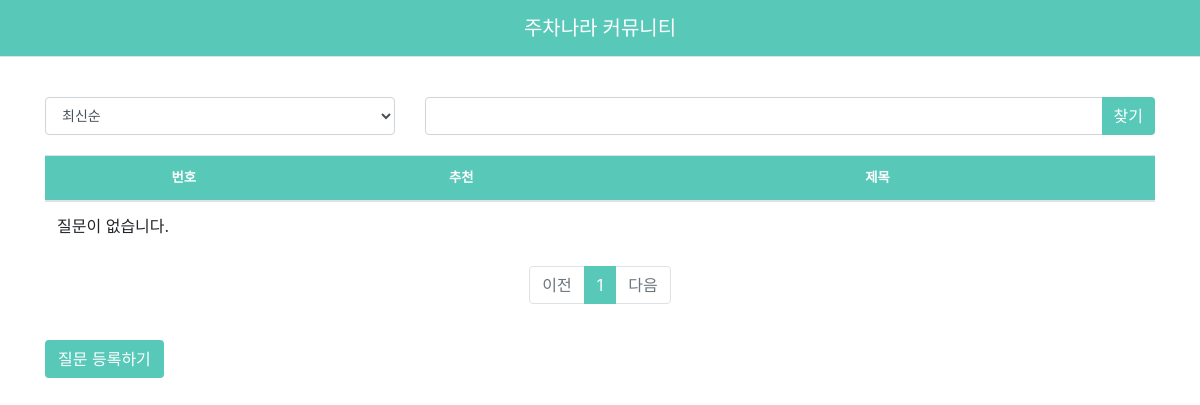
The app's page /community/, older data.
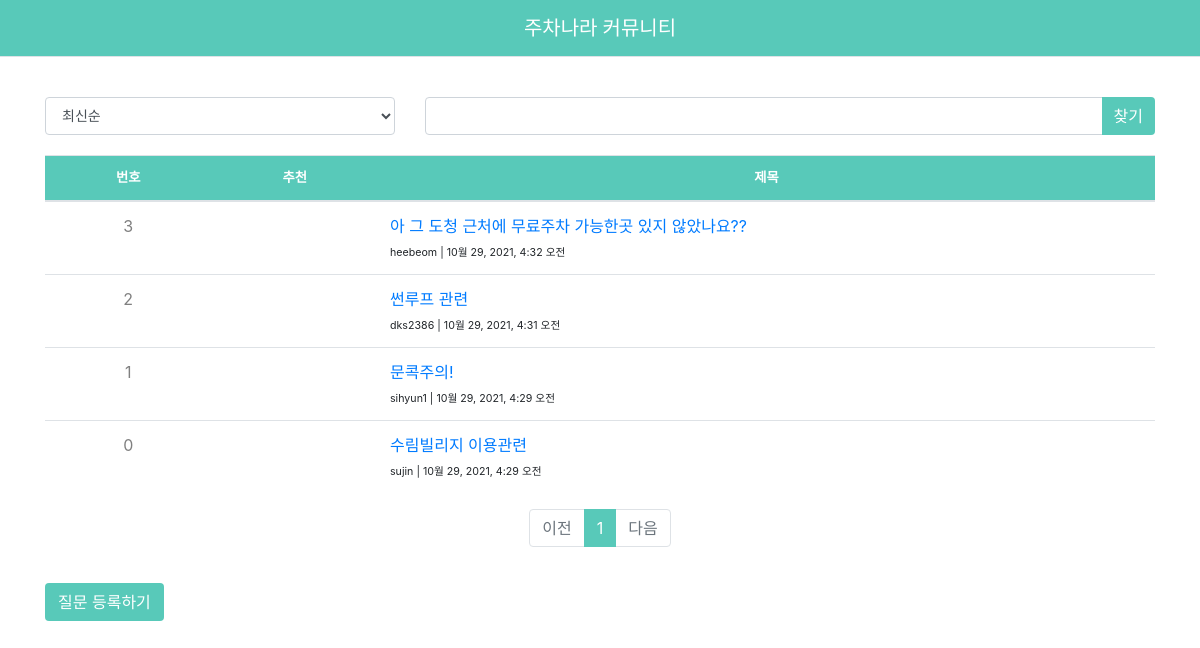
The same page, newer data.
### community/models.py (models this page shows, shortened)
class Question(models.Model):
    subject = models.CharField(max_length=200)
    content = models.TextField()
    create_date = models.DateTimeField()
    author = models.ForeignKey(User, on_delete=models.CASCADE, related_name='author_question')
    modify_date = models.DateTimeField(null=True, blank=True)
    voter = models.ManyToManyField(User, related_name='voter_question')

### community/views/base_views.py (the view, shortened to what this page needs)
# urls.py: path('', views.index_chat, name='index'),
def index(request):
    print("hello!")
    page = request.GET.get('page', '1')
    kw = request.GET.get('kw', '')
    so = request.GET.get('so', 'recent')  # 정렬기준
    if so == 'recommend':
        question_list = Question.objects.annotate(num_voter=Count('voter')).order_by('-num_voter', '-create_date')
    elif so == 'popular':
        question_list = Question.objects.annotate(num_answer=Count('answer')).order_by('-num_answer', '-create_date')
    else:  # recent
        question_list = Question.objects.order_by('-create_date')
    paginator = Paginator(question_list, 10)
    page_obj = paginator.get_page(page)
    context = {'question_list': page_obj, 'page': page, 'kw': kw}
    return render(request, 'community/question_list.html', context)

### community/templatetags/community_filter.py (called while the page is built)
@register.filter
def sub(value, arg):
    return value - arg

### templates/community/question_list.html (shortened to what this page needs)
{% extends 'comm_base.html' %}
{% load community_filter %}
{% block content %}
<br>
<div class="container my-3">
     <div class="row justify-content-between my-3">
        <div class="col-4">
            <select class="form-control" style="font-family: 넥슨 고딕; font-size:14px; height:100%">
                <option value="recent" {% if so == 'recent' %}selected{% endif %}>최신순</option>
            </select>
        </div>
        <div class="col-8 input-group">
            <input type="text" class="form-control kw" value="{{ kw|default_if_none:'' }}">
            <div class="input-group-append">
                <button class="btn" type="button" id="btn_search" style="background-color:#58C9B9; color:white; border:none">찾기</button>
            </div>
        </div>
    </div>
    <table class="table" style="margin-top:20px;">
        <thead>
        <tr class="text-center " style="font-size:10pt; background-color:#58C9B9; color:white;">
            <th>번호</th>
            <th>추천</th>
            <th style="width:50%">제목</th>
        </tr>
        </thead>
        <tbody>
        {% if question_list %}
        {% for question in question_list %}
        {% if question.id != 0 %}
            <tr class="text-center">
                <td style="color:#808080;">{{ question_list.paginator.count|sub:question_list.start_index|sub:forloop.counter0 }}</td>
                <td>
                </td>
                <td class="text-left"  width="70%">
                    <a href="{% url 'community:detail' question.id %}">
                        {{ question.subject }}</a>
                        <span style="font-size:8pt; text-align:left"><br>{{ question.author.username }}  | </span>
                        <span style="font-size:8pt; text-align:right"> {{ question.create_date }}</span>
                </td>
            </tr>
        {% endif %}
        {% endfor %}
        {% else %}
        <tr>
            <td colspan="3">질문이 없습니다.</td>
        </tr>
        {% endif %}
        </tbody>
    </table>
    <ul class="pagination justify-content-center">
        {% if question_list.has_previous %}
        <li class="page-item">
            <a class="page-link" data-page="{{ question_list.previous_page_number }}" href="#">이전</a>
        </li>
        {% else %}
        <li class="page-item disabled">
            <a class="page-link" tabindex="-1" aria-disabled="true" href="#">이전</a>
        </li>
        {% endif %}
        {% for page_number in question_list.paginator.page_range %}
        {% if page_number >= question_list.number|add:-5 and page_number <= question_list.number|add:5 %}
            {% if page_number == question_list.number %}
            <li class="page-item active" aria-current="page" >
                <a class="page-link" data-page="{{ page_number }}" href="#" style="background-color:#58C9B9; color:white; border-color:#58C9B9">{{ page_number }}</a>
            </li>
            {% else %}
            <li class="page-item">
                <a class="page-link" data-page="{{ page_number }}" href="#">{{ page_number }}</a>
            </li>
            {% endif %}
        {% endif %}
        {% endfor %}
        {% if question_list.has_next %}
        <li class="page-item">
            <a class="page-link" data-page="{{ question_list.next_page_number }}" href="#">다음</a>
        </li>
        {% else %}
        <li class="page-item disabled">
            <a class="page-link" tabindex="-1" aria-disabled="true" href="#">다음</a>
        </li>
        {% endif %}
    </ul>
    <a href="{% url 'community:question_create' %}" class="btn " style="background-color:#58C9B9; color:white; margin-top:20px;">질문 등록하기</a>
</div>
{% endblock %}

### templates/comm_base.html (shortened to what this page needs)
{% load static %}
<!doctype html>
<html lang="ko">
<head>
    <link rel="stylesheet" type="text/css" href="{% static 'bootstrap.min.css' %}">
    <link rel="stylesheet" type="text/css" href="{% static 'style.css' %}">
</head>
<body>
{% include "navbar.html" %}
{% block content %}
{% endblock %}
</body>
</html>

### templates/navbar.html (shortened to what this page needs)
<nav id="comm-navbar" class="navbar navbar-expand-lg navbar-light bg-light border-bottom" style="">
    <a id="nav-title" class="navbar-brand" href="{% url 'community:index' %}">주차나라 커뮤니티</a>
</nav>

### templates/navbar.html (style rules this page uses)
#comm-navbar { background-color:#58C9B9 !important; }
#nav-title { font-family: '넥슨 고딕 bold'; color: white; margin:auto; }

Row changes from the older to the newer data that the page shows:
added Question: paginator.count|sub "3", subject "아 그 도청 근처에 무료주차 가능한곳 있지 않았나요??", author.username "heebeom", create_date "10월 29, 2021, 4:32 오전"
added Question: paginator.count|sub "2", subject "썬루프 관련", author.username "dks2386", create_date "10월 29, 2021, 4:31 오전"
added Question: paginator.count|sub "1", subject "문콕주의!", author.username "sihyun1", create_date "10월 29, 2021, 4:29 오전"
added Question: paginator.count|sub "0", subject "수림빌리지 이용관련", author.username "sujin", create_date "10월 29, 2021, 4:29 오전"
Text that changed along with them:
text no longer shown: "질문이 없습니다."
